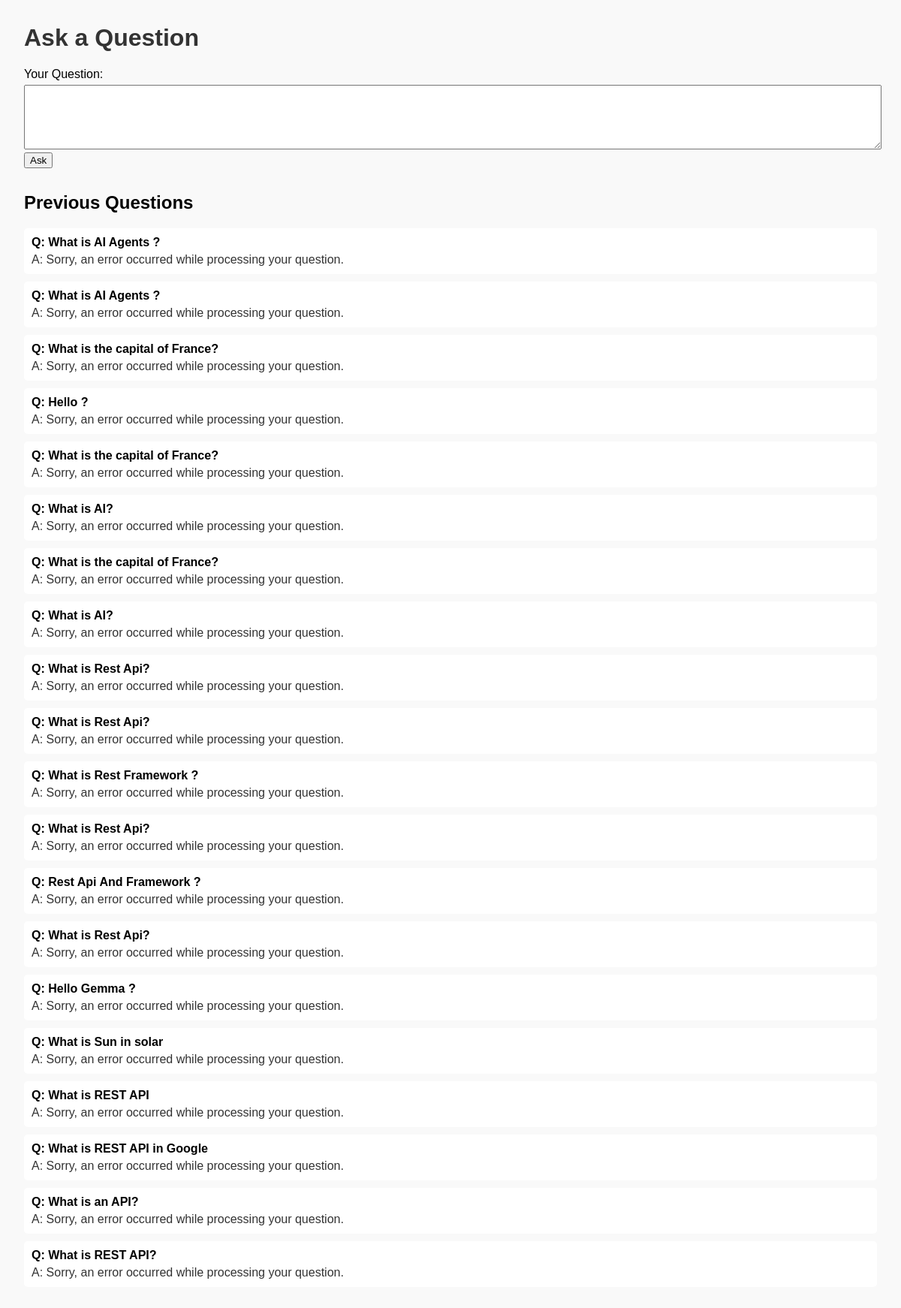
The page / on the database its author committed.
### db.py (models this page shows)
class QA(Base):
    __tablename__ = 'qa'
    id = Column(Integer, primary_key=True, index=True)
    question = Column(String)
    answer = Column(String)

### main.py (the view)
@app.get("/", response_class=HTMLResponse)
def read_form(request: Request):
    db = SessionLocal()
    history = db.query(QA).all()
    db.close()
    return templates.TemplateResponse("index.html", {"request": request, "history": history})

### templates/index.html (shortened to what this page needs)
<!DOCTYPE html>
<html>
<head>
</head>
<body>
  <h1>Ask a Question</h1>
  <form action="/ask" method="post">
    <label>Your Question:</label><br>
    <textarea name="question" required></textarea><br>
    <button type="submit">Ask</button>
  </form>
  <h2>Previous Questions</h2>
  {% for entry in history %}
    <div class="entry">
      <div class="question">Q: {{ entry.question }}</div>
      <div class="answer">A: {{ entry.answer }}</div>
    </div>
  {% endfor %}
</body>
</html>

### templates/index.html (style rules this page uses)
body { font-family: Arial; margin: 2em; background: #f9f9f9; }
h1 { color: #333; }
form { margin-bottom: 2em; }
textarea { width: 100%; height: 80px; margin-top: 5px; }
.entry { background: #fff; padding: 10px; margin-bottom: 10px; border-radius: 5px; }
.question { font-weight: bold; }
.answer { margin-top: 5px; color: #333; }

### rows shown on the page
QA: question "What is AI Agents ?", answer "Sorry, an error occurred while processing your question."
QA: question "What is AI Agents ?", answer "Sorry, an error occurred while processing your question."
QA: question "What is the capital of France?", answer "Sorry, an error occurred while processing your question."
QA: question "Hello ?", answer "Sorry, an error occurred while processing your question."
QA: question "What is the capital of France?", answer "Sorry, an error occurred while processing your question."
QA: question "What is AI?", answer "Sorry, an error occurred while processing your question."
QA: question "What is the capital of France?", answer "Sorry, an error occurred while processing your question."
QA: question "What is AI?", answer "Sorry, an error occurred while processing your question."
QA: question "What is Rest Api?", answer "Sorry, an error occurred while processing your question."
QA: question "What is Rest Api?", answer "Sorry, an error occurred while processing your question."
QA: question "What is Rest Framework ?", answer "Sorry, an error occurred while processing your question."
QA: question "What is Rest Api?", answer "Sorry, an error occurred while processing your question."
QA: question "Rest Api And Framework ?", answer "Sorry, an error occurred while processing your question."
QA: question "What is Rest Api?", answer "Sorry, an error occurred while processing your question."
QA: question "Hello Gemma ?", answer "Sorry, an error occurred while processing your question."
QA: question "What is Sun in solar", answer "Sorry, an error occurred while processing your question."
QA: question "What is REST API", answer "Sorry, an error occurred while processing your question."
QA: question "What is REST API in Google", answer "Sorry, an error occurred while processing your question."
QA: question "What is an API?", answer "Sorry, an error occurred while processing your question."
QA: question "What is REST API?", answer "Sorry, an error occurred while processing your question."
